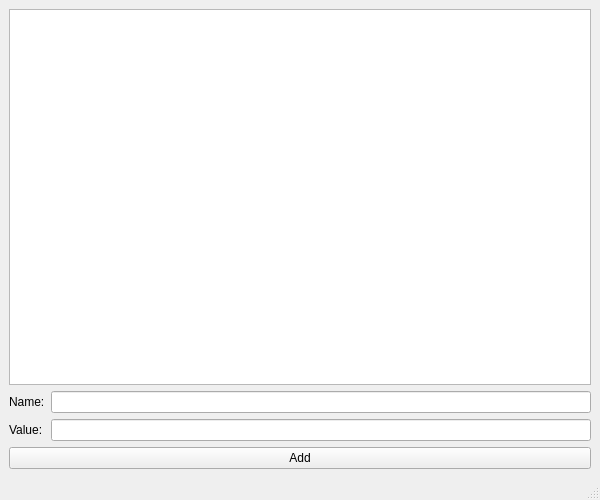
<?xml version="1.0" encoding="UTF-8"?>
<ui version="4.0">
 <class>MainWindow</class>
 <widget class="QMainWindow" name="MainWindow">
  <property name="geometry">
   <rect>
    <x>0</x>
    <y>0</y>
    <width>600</width>
    <height>500</height>
   </rect>
  </property>
  <property name="windowTitle">
   <string>MainWindow</string>
  </property>
  <widget class="QWidget" name="centralwidget">
   <layout class="QVBoxLayout" name="verticalLayout">
    <item>
     <widget class="QTableView" name="tableView">
      <property name="selectionMode">
       <enum>QAbstractItemView::SelectionMode::SingleSelection</enum>
      </property>
      <property name="selectionBehavior">
       <enum>QAbstractItemView::SelectionBehavior::SelectRows</enum>
      </property>
     </widget>
    </item>
    <item>
     <layout class="QFormLayout" name="formLayout">
      <item row="0" column="0">
       <widget class="QLabel" name="nameLabel">
        <property name="text">
         <string>Name:</string>
        </property>
       </widget>
      </item>
      <item row="0" column="1">
       <widget class="QLineEdit" name="nameEdit"/>
      </item>
      <item row="1" column="0">
       <widget class="QLabel" name="valueLabel">
        <property name="text">
         <string>Value:</string>
        </property>
       </widget>
      </item>
      <item row="1" column="1">
       <widget class="QLineEdit" name="valueEdit"/>
      </item>
     </layout>
    </item>
    <item>
     <layout class="QHBoxLayout" name="horizontalLayout">
      <item>
       <widget class="QPushButton" name="addButton">
        <property name="text">
         <string>Add</string>
        </property>
       </widget>
      </item>
     </layout>
    </item>
   </layout>
  </widget>
  <widget class="QMenuBar" name="menubar">
   <property name="geometry">
    <rect>
     <x>0</x>
     <y>0</y>
     <width>600</width>
     <height>26</height>
    </rect>
   </property>
  </widget>
  <widget class="QStatusBar" name="statusbar"/>
 </widget>
 <resources/>
 <connections/>
</ui>
